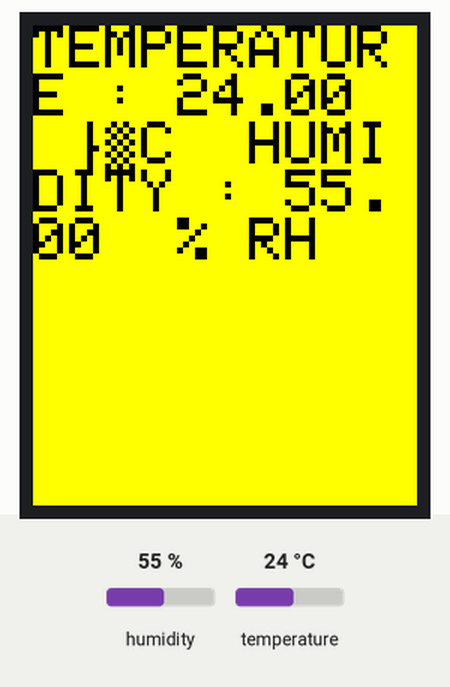
Recording of a sketch running on a simulated ESP32. Parts: 128×160 colour display. The inputs (shaded band) are chosen by the test bench; at power-on: humidity 55 %, temperature 24 °C. WiFi joins after 1.5 s; servers stay silent unless stated; what the sketch prints to the serial monitor is not drawn.

Above: at 5.4 s.
5.5 s: humidity set to 22 %
At 7.8 s:
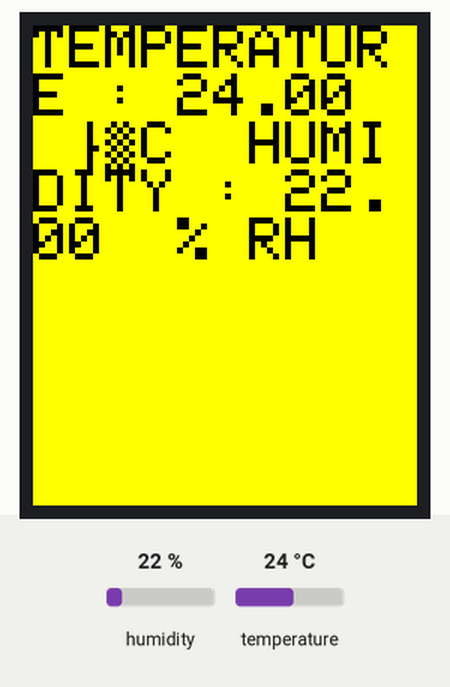
8.4 s: temperature set to 12 °C
At 9.9 s:
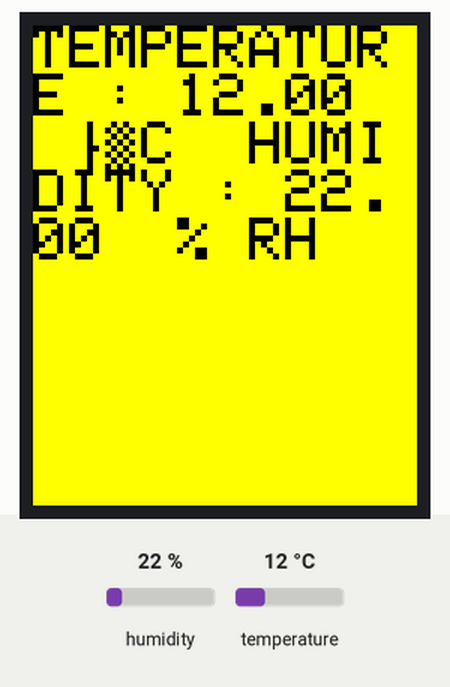
10.4 s: humidity set to 40 %
At 12.0 s:
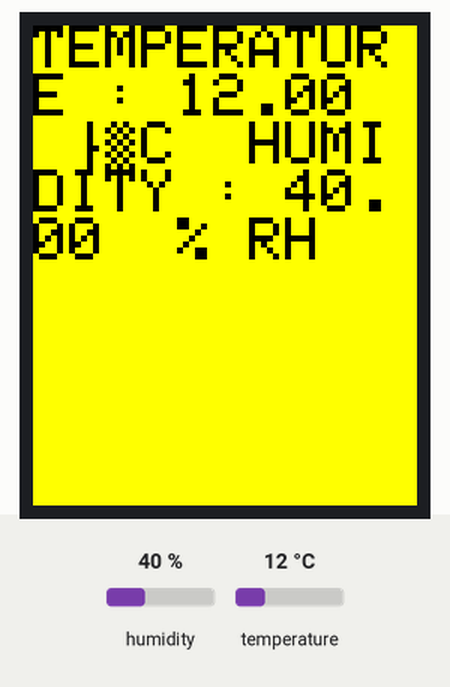
12.5 s: temperature set to 19 °C
At 14.2 s:
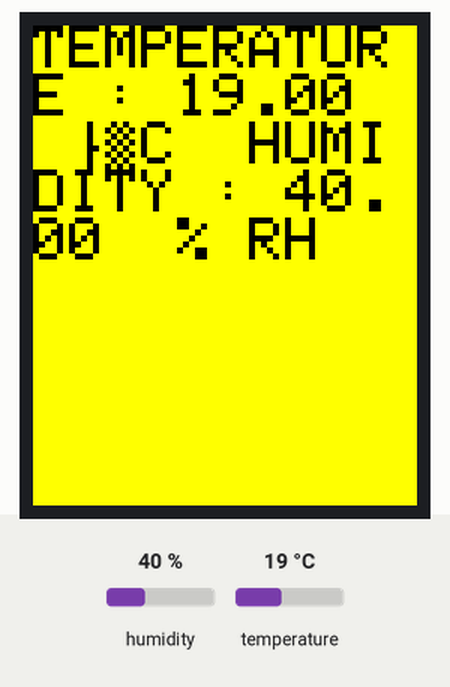
Timing chart, 0 to 15.5 s (numbered marks = the images above; inputs shaded):
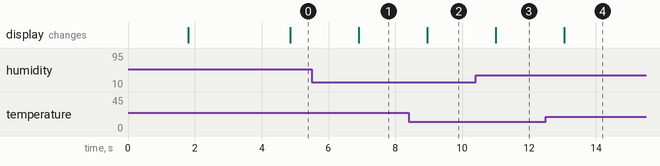

The sketch:

Cloud_Tem_LCD_Display.ino
```cpp
#define BLYNK_PRINT Serial

#define BLYNK_TEMPLATE_ID "TMPL3bkAdwI6D"
#define BLYNK_TEMPLATE_NAME "Temperature and Humidity"
#define BLYNK_AUTH_TOKEN "nDDB5IFWTBWkpi6KHWnJTFPOCuvWmjTA"


#include <WiFi.h>
#include <WifiClient.h>
#include <BlynkSimpleEsp32.h>

#include <Adafruit_GFX.h>
#include <Adafruit_ST7735.h>
#include <SPI.h>

#define TFT_CS     12
#define TFT_RST    14
#define TFT_DC     13
#define TFT_SCLK   22
#define TFT_MOSI   21
Adafruit_ST7735 tft  = Adafruit_ST7735(TFT_CS, TFT_DC, TFT_MOSI, TFT_SCLK, TFT_RST);

char auth[] = BLYNK_AUTH_TOKEN;
//Your Wifi credentials.
//Set password to ""for open networks.
char ssid[] = "user_wifi_name";
char pass[] = "******";
BlynkTimer timer;

#include "DHT.h"
#define DHTPIN 4
#define DHTTYPE DHT11
//#define DHTTYPE DHT22
DHT dht11(DHTPIN,DHTTYPE);

void setup()
{
// Debug Console
dht11.begin();
Serial.begin(9600);
Serial.println("DHTxx test!");

Blynk.begin(BLYNK_AUTH_TOKEN, ssid, pass);
timer.setInterval(1000L, sendSensor);

Serial.begin(115200);
Serial.print("ST7735 TFT grafics test");
tft.initR(INITR_BLACKTAB);
Serial.println("Initializing.....");
tft.setTextWrap(true);

}

void loop()
{
  Blynk.run();
timer.run();
}

void sendSensor()
{
    delay(2000);
float temp = dht11.readTemperature();
float hum = dht11.readHumidity();

if(isnan(temp) || isnan(hum))
{
  tft.println("Connection Error, Please Check");
  return;

}

tft.fillScreen(ST7735_YELLOW);
tft.setCursor(0, 0);
tft.setTextColor(ST7735_BLACK);
tft.setTextSize(2);
tft.print("TEMPERATURE : ");
tft.print(temp);
tft.print("  °C  ");
tft.setTextColor(ST7735_BLACK);
tft.setTextSize(2);
tft.print("HUMIDITY : ");
tft.print(hum);
tft.println("  % RH  ");
Blynk.virtualWrite(V2, temp);
Blynk.virtualWrite(V3, hum);
}
```

Measured:
- after the input at 5.5 s, the display: changes after 1.4 s (image 1)
- after the input at 8.4 s, the display: changes after 0.55 s (image 2)
- after the input at 10.4 s, the display: changes after 0.60 s (image 3)
- after the input at 12.5 s, the display: changes after 0.55 s (image 4)
